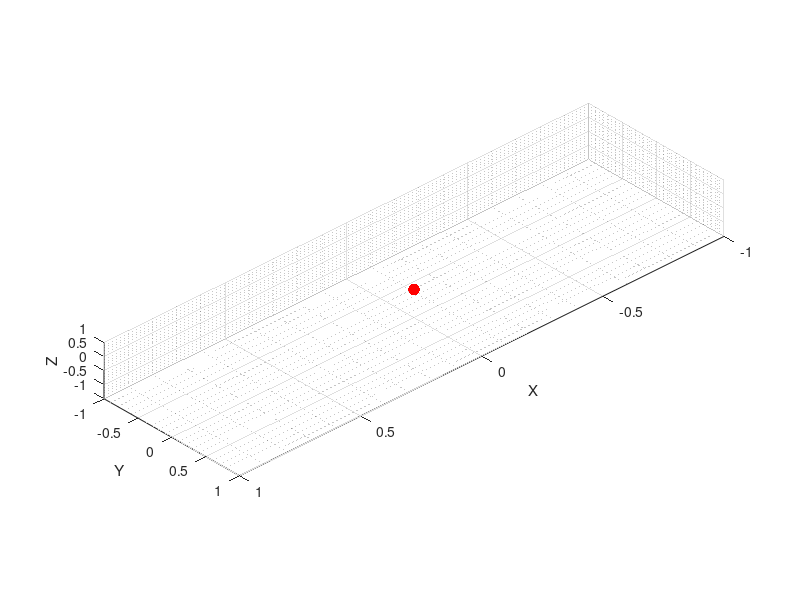

This chart was generated by the following MATLAB code: (Note: this script raises an error after producing the figure.)
function run4Test ()


%global parameter
dataFolder = 'C:\kitti_Database\2011_09_26\2011_09_26_drive_0048_sync\';
dataFolder = 'C:\kitti_Database\simuTest\';
listLidarFileBin=dir(fullfile(strcat(dataFolder,'/velodyne_points/data/'),'*.bin'))
listLidarFileTxt=dir(fullfile(strcat(dataFolder,'/velodyne_points/data/'),'*.txt'))

listBin = size(listLidarFileBin);
listBin = listBin(1,1);

if listBin==0
   listLidarFile= listLidarFileTxt
else 
   listLidarFile= listLidarFileBin
end
nbFrame = size(listLidarFile);
nbFrame = nbFrame(1,1);

%oxtsFile = strcat(dataFolder,'oxts/data/',fileName,'.txt');
trackletsFile = strcat(dataFolder,'tracklet_labels.xml');
%velo2cam = strcat(dataFolder,'calib_velo_to_cam.txt');
%cam2cam = strcat(dataFolder,'calib_cam_to_cam.txt');

%load data
%tracklets = readTracklets(trackletsFile);
fullLidarData=cell(nbFrame,1);
   
for i=1:nbFrame
    %fileName=sprintf('%.10d\n',(i-1));
    %fileName=listLidarFile(i).name
    fileName=sprintf('%d',i);
    fileName=strcat('frame_',fileName,'.txt');
    lidarFile = strcat(dataFolder,'velodyne_points/data/',fileName)  
    fullLidarData{i}=loadLidarData(listBin,lidarFile);
end
%oxdsData = loadOxts(oxtsFile);
%figure
fclose('all')
    f = figure();  
    whitebg(f,'k');
    view([137 32]);
    xlabel('X');
    ylabel('Y');
    zlabel('Z');
    pbaspect([10 3 1]);
    grid on;
    grid minor;
    hold on; 
   
    i=1;
    while(1)
        currentFrame = i - 1;
        origin = plot3(0,0,0,'.','MarkerSize',25,'Color',[1 0 0]);
        lidarGraph =  plotLidar(fullLidarData{i},[0 0 0],[1 1 1]);
        %objectGraph = plotTracklets(tracklets,currentFrame)
        title(currentFrame);    
        pause(1);
        delete(origin)
        delete(lidarGraph)
        %for z = 1 : length(objectGraph)
        %    delete(objectGraph{z});
        %end
        i=i+1
        if i>nbFrame-1
            i = 1;
        end
    end
